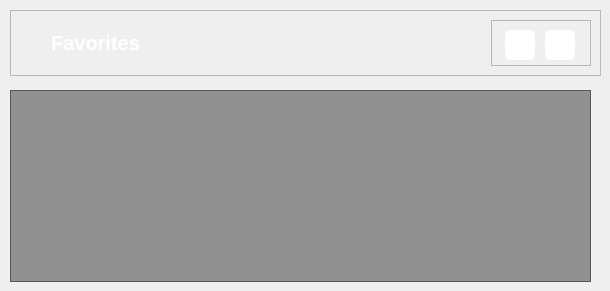
    <widget class="QWidget" name="page_3">
     <widget class="QFrame" name="frame_9">
      <property name="geometry">
       <rect>
        <x>10</x>
        <y>10</y>
        <width>591</width>
        <height>66</height>
       </rect>
      </property>
      <property name="frameShape">
       <enum>QFrame::StyledPanel</enum>
      </property>
      <property name="frameShadow">
       <enum>QFrame::Raised</enum>
      </property>
      <layout class="QHBoxLayout" name="horizontalLayout_11">
       <item>
        <widget class="QLabel" name="label_9">
         <property name="maximumSize">
          <size>
           <width>151</width>
           <height>41</height>
          </size>
         </property>
         <property name="font">
          <font>
           <pointsize>15</pointsize>
           <weight>75</weight>
           <bold>true</bold>
          </font>
         </property>
         <property name="styleSheet">
          <string notr="true">color:#fff;
text-align:center;</string>
         </property>
         <property name="text">
          <string>Favorites</string>
         </property>
         <property name="alignment">
          <set>Qt::AlignCenter</set>
         </property>
        </widget>
       </item>
       <item alignment="Qt::AlignRight">
        <widget class="QFrame" name="frame_10">
         <property name="minimumSize">
          <size>
           <width>100</width>
           <height>0</height>
          </size>
         </property>
         <property name="maximumSize">
          <size>
           <width>100</width>
           <height>16777215</height>
          </size>
         </property>
         <property name="frameShape">
          <enum>QFrame::StyledPanel</enum>
         </property>
         <property name="frameShadow">
          <enum>QFrame::Raised</enum>
         </property>
         <layout class="QHBoxLayout" name="horizontalLayout_12">
          <item>
           <widget class="QPushButton" name="delete_a_favorite_btn">
            <property name="minimumSize">
             <size>
              <width>30</width>
              <height>30</height>
             </size>
            </property>
            <property name="maximumSize">
             <size>
              <width>30</width>
              <height>30</height>
             </size>
            </property>
            <property name="cursor">
             <cursorShape>PointingHandCursor</cursorShape>
            </property>
            <property name="styleSheet">
             <string notr="true">QPushButton{
background-color:#fff;
border-radius:5px;
}
</string>
            </property>
            <property name="text">
             <string/>
            </property>
            <property name="icon">
             <iconset resource="res.qrc">
              <normaloff>:/utils/images/clear.png</normaloff>:/utils/images/clear.png</iconset>
            </property>
            <property name="iconSize">
             <size>
              <width>32</width>
              <height>32</height>
             </size>
            </property>
           </widget>
          </item>
          <item>
           <widget class="QPushButton" name="delete_all_fav_btn">
            <property name="minimumSize">
             <size>
              <width>30</width>
              <height>30</height>
             </size>
            </property>
            <property name="maximumSize">
             <size>
              <width>30</width>
              <height>30</height>
             </size>
            </property>
            <property name="cursor">
             <cursorShape>PointingHandCursor</cursorShape>
            </property>
            <property name="styleSheet">
             <string notr="true">QPushButton{
background-color:#fff;
border-radius:5px;
}
</string>
            </property>
            <property name="text">
             <string/>
            </property>
            <property name="icon">
             <iconset resource="res.qrc">
              <normaloff>:/utils/images/remove.png</normaloff>:/utils/images/remove.png</iconset>
            </property>
            <property name="iconSize">
             <size>
              <width>32</width>
              <height>32</height>
             </size>
            </property>
           </widget>
          </item>
         </layout>
        </widget>
       </item>
      </layout>
     </widget>
     <widget class="QListWidget" name="loaded_song_listWidget_2">
      <property name="geometry">
       <rect>
        <x>10</x>
        <y>90</y>
        <width>581</width>
        <height>192</height>
       </rect>
      </property>
      <property name="font">
       <font>
        <pointsize>15</pointsize>
       </font>
      </property>
      <property name="styleSheet">
       <string notr="true">QListWidget{
color:rgb(86, 227,194);
selection-background-color: rgb(255, 140, 64);
selection-color: #fff;
background-color:rgba(0,0,0,100);
padding:10px;
}</string>
      </property>
      <property name="horizontalScrollBarPolicy">
       <enum>Qt::ScrollBarAlwaysOff</enum>
      </property>
     </widget>
    </widget>
